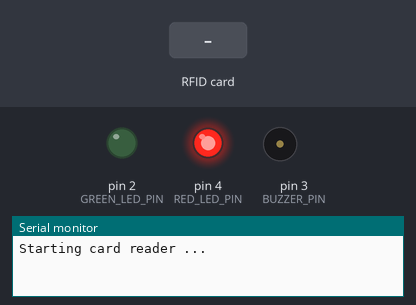
This sketch was run on a simulated Arduino Uno, built with avr-gcc and run on an emulated ATmega328P. On the bench: output pins drawn as LEDs (lit = HIGH), buzzer (waves = sounding), the last lines printed to the serial monitor. Inputs (shaded band) come from the test bench. Pins used as bus, display or sensor lines are not drawn.

Above: at 1.2 s.
1.3 s: RFID card 13 13 1C 39 held to the reader
At 2.2 s:
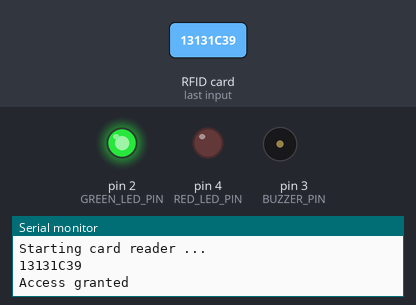
3.8 s: RFID card B3 F2 B4 38 held to the reader
At 4.06 s:
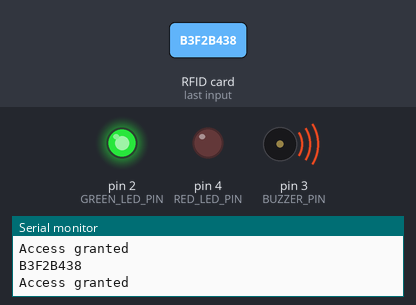
Timing chart, 0 to 6.8 s (numbered marks = the images above; inputs shaded):
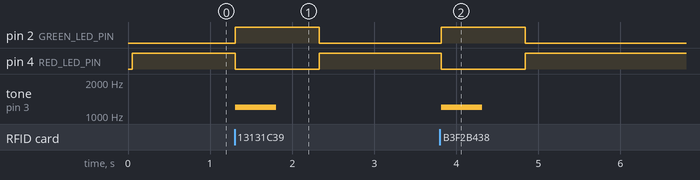

Measured:
- after the input at 1.3 s, pin 2 (GREEN_LED_PIN): LOW → HIGH at once, → LOW 1.0 s later; pin 4 (RED_LED_PIN): HIGH → LOW at once, → HIGH 1.0 s later; tone on pin 3 (BUZZER_PIN): silent → 1200 Hz at once, → silent 0.50 s later
- after the input at 3.8 s, pin 2 (GREEN_LED_PIN): LOW → HIGH at once, → LOW 1.0 s later; pin 4 (RED_LED_PIN): HIGH → LOW at once, → HIGH 1.0 s later; tone on pin 3 (BUZZER_PIN): silent → 1200 Hz at once, → silent 0.50 s later

The sketch:

rfid-access.ino
```cpp
#include <SPI.h>
#include <MFRC522.h>

#define RED_LED_PIN 4
#define GREEN_LED_PIN 2
#define BUZZER_PIN 3

// RC522 module pins
#define RST_PIN 9
#define SS_PIN 10

String PetersTag = "13131C39";
String ReubensTag = "B3F2B438";
String tagID;

// Create instances
MFRC522 mfrc522(SS_PIN, RST_PIN);

void setup() {
  pinMode(RED_LED_PIN, OUTPUT);
  pinMode(GREEN_LED_PIN, OUTPUT);
  pinMode(BUZZER_PIN, OUTPUT);

  Serial.begin(9600); // Initialize serial communications with the PC
  SPI.begin();        // SPI bus
  mfrc522.PCD_Init(); // MFRC522

  Serial.println("Starting card reader ...");
  showAccess(false);
}

void loop() {
  // digitalWrite(redLedPin, HIGH);
  // tone(buzzer, 1000);

  while(getID()) {
    if ((tagID == PetersTag) || (tagID == ReubensTag)) {
      Serial.println("Access granted");
      showAccess(true);
      delay(1000);
    } else {
      Serial.println("Access denied");
    }
  }

  showAccess(false);
}

boolean getID() {
  // Getting ready for Reading PICCs
  if (!mfrc522.PICC_IsNewCardPresent()) {  // If a new PICC placed to RFID reader continue
    return false;
  }
  if (!mfrc522.PICC_ReadCardSerial()) {  // Since a PICC placed get Serial and continue
    return false;
  }
  tagID = "";
  for (uint8_t i = 0; i < 4; i++) {  // The MIFARE PICCs that we use have 4 byte UID
    tagID.concat(String(mfrc522.uid.uidByte[i], HEX));  // Adds the 4 bytes in a single String variable
  }
  tagID.toUpperCase();
  Serial.println(tagID);
  mfrc522.PICC_HaltA();  // Stop reading
  return true;
}

void showAccess(bool allowAccess) {
  if (allowAccess) {
    digitalWrite(RED_LED_PIN, LOW);
    digitalWrite(GREEN_LED_PIN, HIGH);
    tone(BUZZER_PIN, 1200, 500);
  } else {
    digitalWrite(RED_LED_PIN, HIGH);
    digitalWrite(GREEN_LED_PIN, LOW);
  }
}
```
